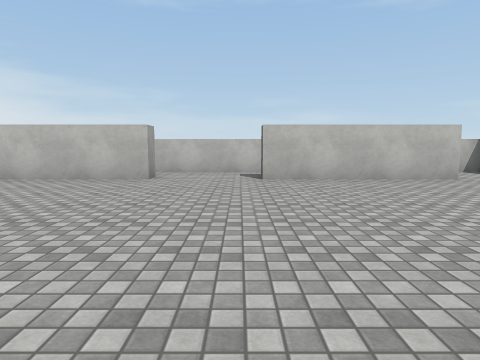
view 1 (above)

24 first-person views from a walk through a scene from a Unity 3-D project. The camera is 1.3 m above the floor, tilts 6° down and sees 75° across. The floor is counted in squares, 2 m on a side. Each view is taken from the middle of a square. On the plan, view 1 faces up. The plan holds only what a view shows up to about 10 squares ahead; the rest is blank. The player is left out. Surface patterns are stand-ins for the level's own textures.

view 2
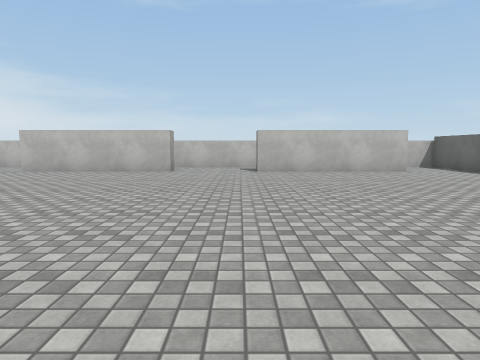

view 3
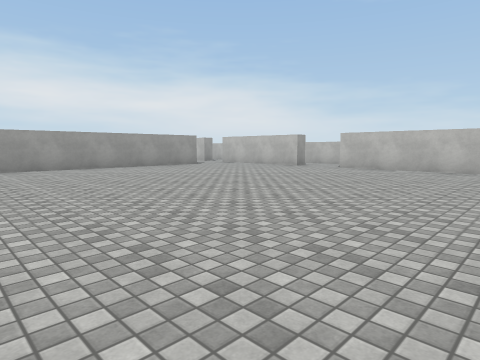

view 4
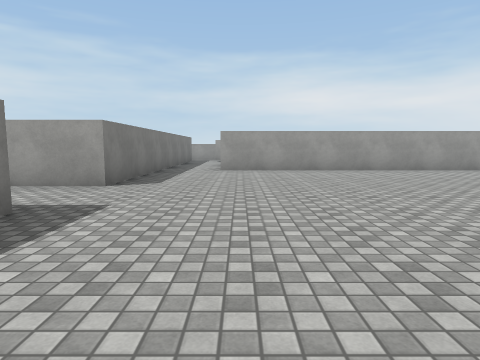

view 5
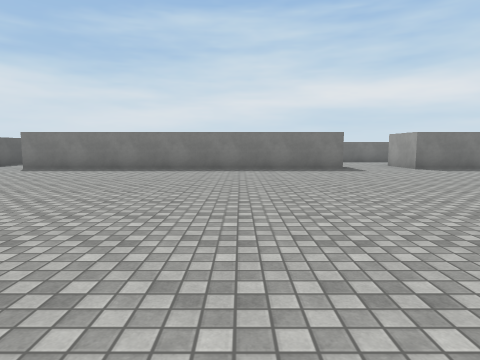

view 6
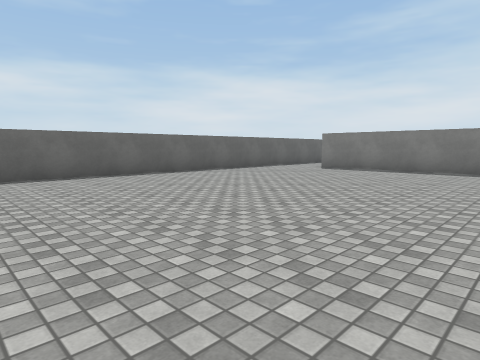

view 7
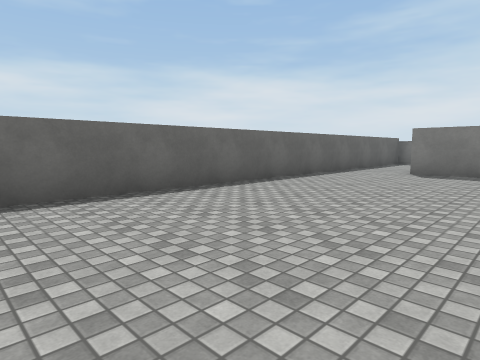

view 8
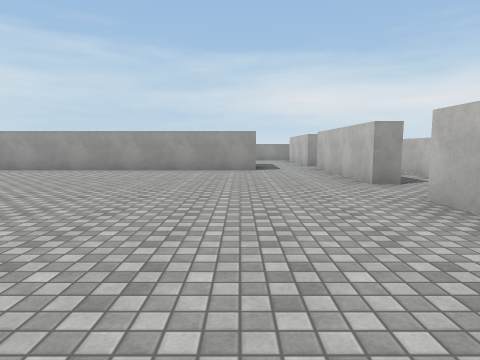

view 9
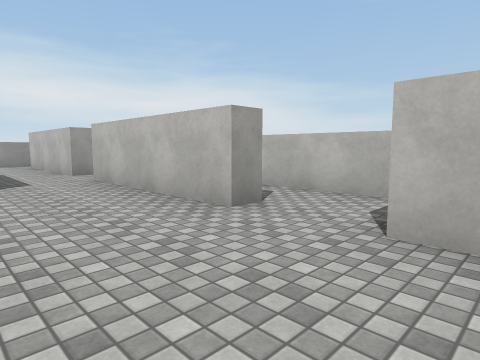

view 10
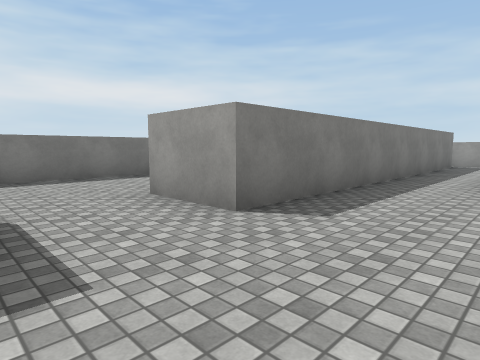

view 11
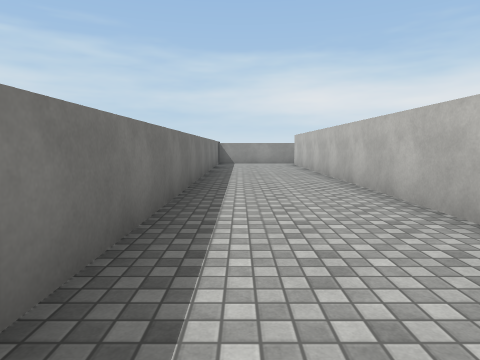

view 12
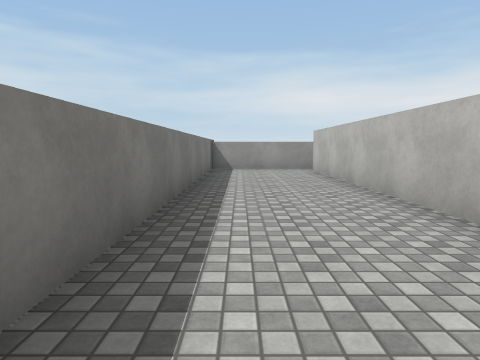

view 13
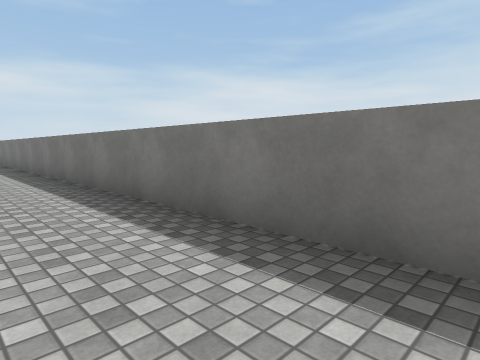

view 14
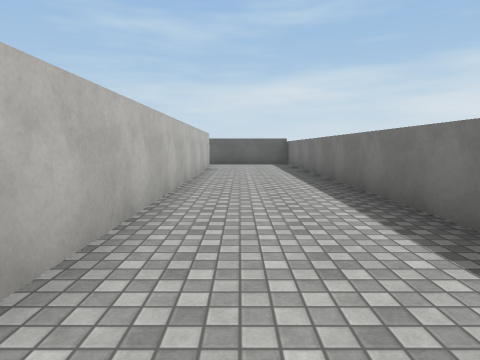

view 15
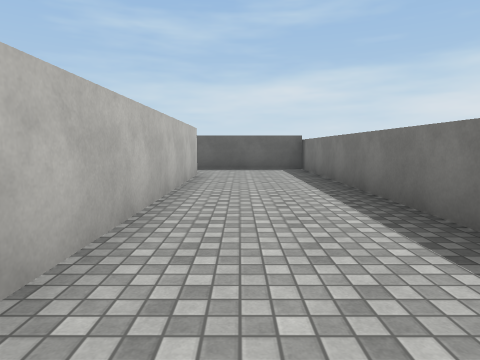

view 16
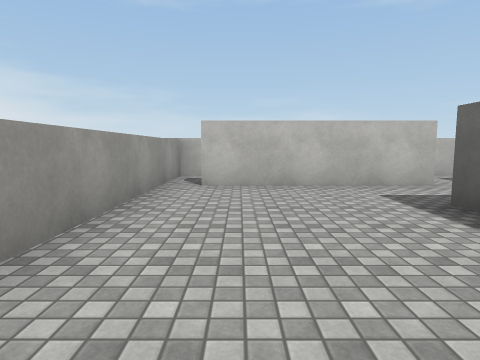

view 17
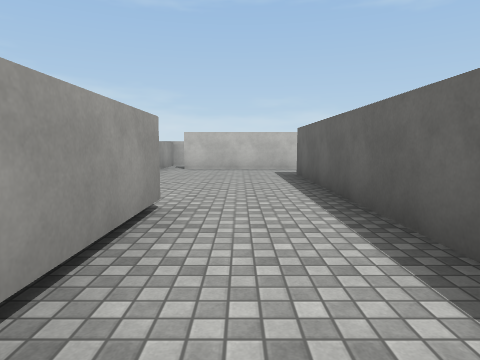

view 18
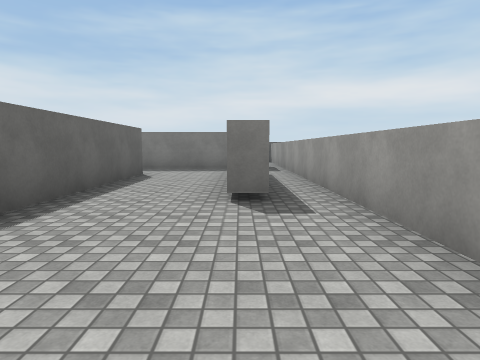

view 19
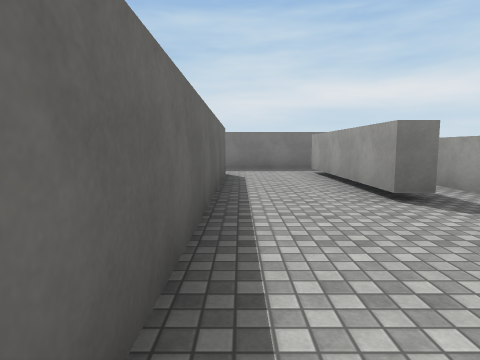

view 20
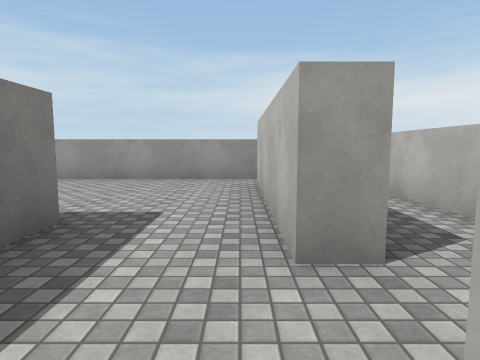

view 21
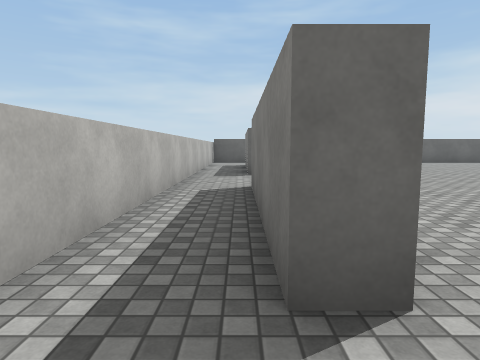

view 22
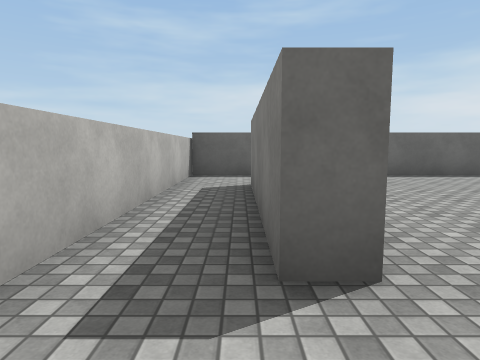

view 23
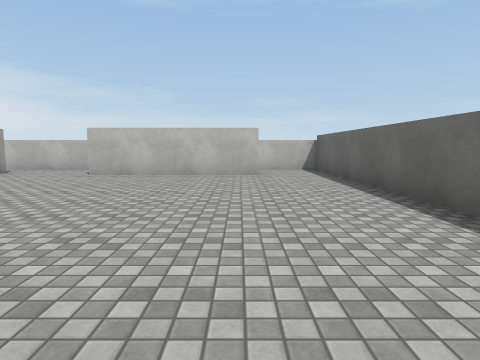

view 24
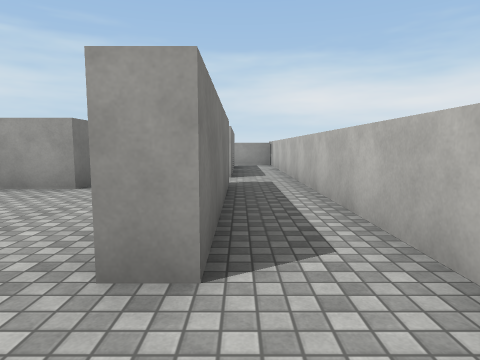

### Floor plan
Points are (right, up) in squares from view 1. A wall is a line through its corners. A room is listed if a view was taken in it or the views show most of it. See-through windows are left out.
Room 1 (views 1, 2, 3, 4, 5, 6, 7, 8, 9, 10, 23)
walls: (-5.1, -5.2) (4.5, -5.2); (-1.8, 6.8) (-1.8, 6.3) (-5.8, 6.3); (-7.4, 6.8) (-7.4, 6.3) (-10.5, 6.3); (4.5, 6.3) (0.5, 6.3); (-10.8, 4.4) (-10.8, -3.6); (-10.4, -5.2) (-7.2, -5.2) (-7.2, -7); (6.2, -7.6) (6.2, 6.6)
ways out: opening at (-6.5, -6.5) to room 2; opening at (5.5, -6.5) to room 2; opening at (-11, -4.5) to room 3; opening at (-11, 5.5) to room 4; opening at (-6.5, 7) to room 5; opening at (-0.5, 7) to room 5; opening at (5.5, 7) to room 5
Room 2 (views 11, 12, 13, 14, 15)
walls: (-7.5, -7) (-16.8, -7); (4.5, -7) (-4.8, -7); (-17.4, -7.6) (-17.4, -9.8) (6.2, -9.8) (6.2, -7.6)
ways out: opening at (-6.5, -6.5) to room 1; opening at (5.5, -6.5) to room 1; opening at (-17, -6.5) to room 3
Room 3 (views 16, 17, 18, 19)
walls: (-16.4, 0.3) (-15.8, 0.3) (-15.8, -4.1); (-13.6, -3.6) (-13.6, 4.4); (-16.8, -5.2) (-10.4, -5.2); (-12.7, 6.3) (-16.8, 6.3); (-17.4, 6.6) (-17.4, -7.6)
ways out: opening at (-11, -4.5) to room 1; opening at (-17, -6.5) to room 2; opening at (-13, 5.5) to room 4; opening at (-17, 7) to room 5
Room 4 (view 20)
walls: (-12.7, 6.8) (-12.7, 6.3); (-10.5, 6.3) (-11.5, 6.3); (-11.4, 4.4) (-10.8, 4.4); (-13.6, 4.4) (-12.9, 4.4)
ways out: opening at (-11, 5.5) to room 1; opening at (-13, 5.5) to room 3; opening at (-12, 7) to room 5
Room 5 (views 21, 22, 24)
walls: (-5.8, 6.3) (-5.8, 6.8) (-1.8, 6.8); (0.5, 6.3) (0.5, 6.8) (4.4, 6.8); (-11.1, 6.8) (-7.4, 6.8); (-14.9, 6.8) (-12.7, 6.8); (6.2, 6.6) (6.2, 8.1); (6.5, 8.1) (-17.6, 8.1); (-17.4, 8.1) (-17.4, 6.6)
ways out: opening at (-6.5, 7) to room 1; opening at (-0.5, 7) to room 1; opening at (5.5, 7) to room 1; opening at (-17, 7) to room 3; opening at (-12, 7) to room 4

Positions as (right, up) in squares from view 1, and headings:
1: (0, 0), facing up
2: (0, -2), facing up
3: (-1, -3), facing up-left
4: (-2, -3), facing left
5: (-2, 4), facing down
6: (-1, 4), facing down-right
7: (2, 3), facing down-right
8: (-2, 4), facing left
9: (-5, 4), facing up-left
10: (-5, -3), facing down-left
11: (-5, -9), facing left
12: (-8, -9), facing left
13: (-8, -8), facing down-right
14: (-6, -8), facing right
15: (-3, -8), facing right
16: (-16, 1), facing up
17: (-15, -3), facing up
18: (-16, 4), facing down
19: (-14, 4), facing down
20: (-11, 6), facing left
21: (-7, 7), facing right
22: (-1, 7), facing right
23: (4, -1), facing up
24: (-6, 7), facing left
